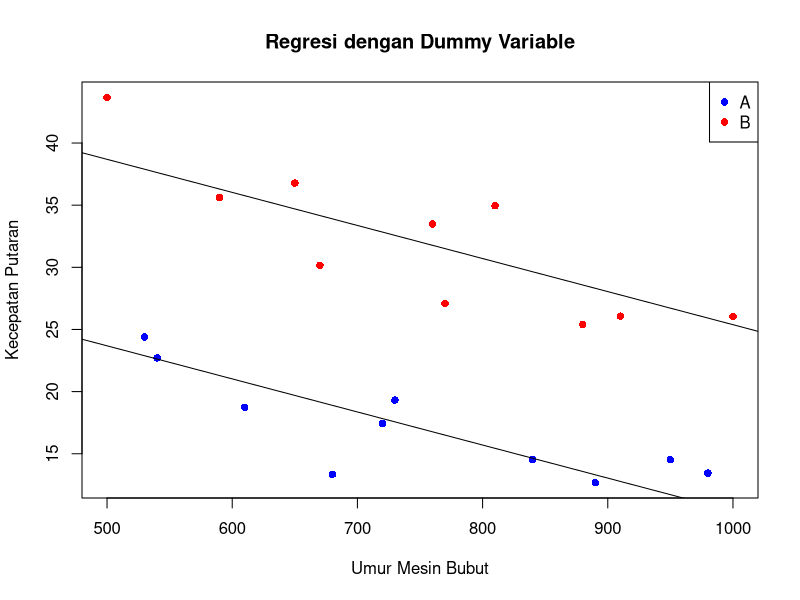
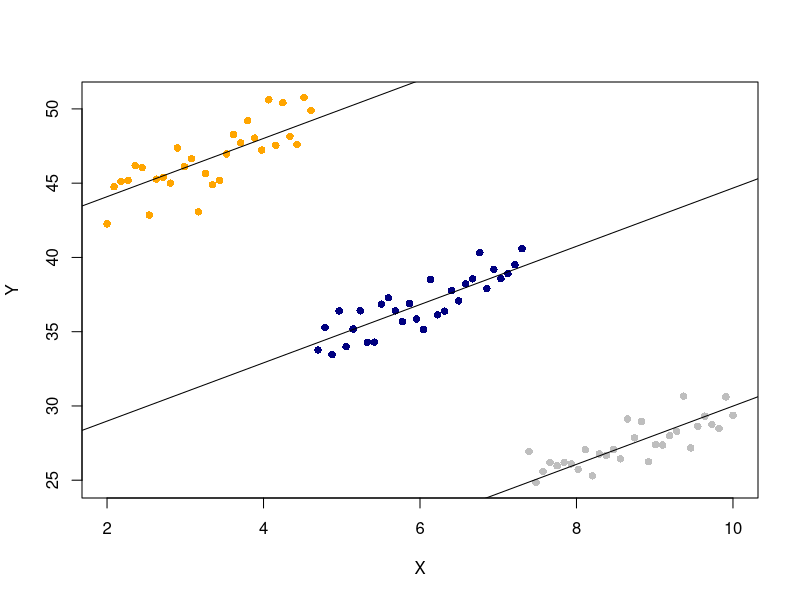

These charts were generated, in order, by the following R code:
##### Praktikum 10 Analisis Regresi Terapan ######
# Kamis, 28 April 2022, 10:10-11:20 WIB


# Regresi Dengan Peubah Boneka (Dummy Variable) -------------------------

# Data Mesin Bubut
Y <- c(18.73, 14.52, 17.43, 14.54, 13.44, 24.39, 13.34, 22.71, 12.68, 
       19.32, 30.16, 27.09, 25.4, 26.05, 33.49, 35.62, 26.07, 36.78, 
       34.95, 43.67) # Kecepatan Putaran
X1 <- c(610, 950, 720, 840, 980, 530, 680, 540, 890, 730, 670, 770, 880, 
        1000, 760, 590, 910, 650, 810, 500) # Umur Mesin
X2 <- c('A', 'A', 'A', 'A', 'A', 'A', 'A', 'A', 'A', 'A', 'B', 'B', 'B', 
        'B', 'B', 'B', 'B', 'B', 'B', 'B') # Jenis Alat

# Membuat Variabel Dummy
X_dummy <- ifelse(X2 == 'A', 0, 1)

# Menduga model regresi
mod <- lm(Y~X1+X_dummy)
summary(mod)

# pers utk A: Y = 36.98 - 0.02X1
# pers utk B: Y = 36.98 - 0.02X1 + 15.00 = 51.98 - 0.02X1

# Plot Data
plot(Y~X1, col=ifelse(X2=='A', 'blue', 'red'), pch=16, 
     main='Regresi dengan Dummy Variable', 
     xlab='Umur Mesin Bubut', ylab='Kecepatan Putaran')

# Garis Regresi, karena ada 2 kategori maka garisnya juga ada 2
# abline(intersep, slope)
abline(mod$coef[1], mod$coef[2]) # Untuk Alat A
abline(mod$coef[1]+mod$coef[3], mod$coef[2]) # Untuk Alat B

# Tambah legenda biar tidak bingung
legend('topright', legend=c('A', 'B'), pch=16, col=c('blue', 'red'))
#####


# Lebih dari 2 Kategori? -------------------------------------

# Generate Data (Skip) #####
D1 <- rep(c(1,0,0), each=30)
D2 <- rep(c(0,1,0), each=30)
cat <- c()
for (i in 1:90) {
  if (D1[i]==1) {cat = c(cat, 'A')}
  else if (D2[i]==1) {cat = c(cat, 'B')}
  else {cat = c(cat, 'C')}
}
X_ <- seq(2, 10, length=90)
Y_ <- 10 + 2*X_ + 30*D1 + 15*D2 + rnorm(90)

# Contoh dengan 3 kategori ---- 
df <- data.frame('Y'=Y_, 'X'=X_, 'cat'=cat)
df

# Buat dummy variable, karena 3 kategori, maka dummy variablenya ada 2
katB <- ifelse(df$cat=='B', 1, 0)
katC <- ifelse(df$cat=='C', 1, 0)

mdl <- lm(df$Y~df$X+katB+katC)
summary(mdl)

# pers utk A: Y = 39.82 + 2.09X
# pers utk B: Y = 39.82 + 2.09X - 15.58
# pers utk C: Y = 39.82 + 2.09X - 30.92

mdl1 <- lm(Y~X+cat, data=df)
summary(mdl1)

# Plot
wrn <- ifelse(df$cat=='A', 'orange', ifelse(df$cat=='B', 'navy', 'gray'))
plot(Y~X, data=df, col=wrn, pch=16)
abline(mdl$coef[1], mdl$coef[2])
abline(mdl$coef[1]+mdl$coef[3], mdl$coef[2])
abline(mdl$coef[1]+mdl$coef[4], mdl$coef[2])
